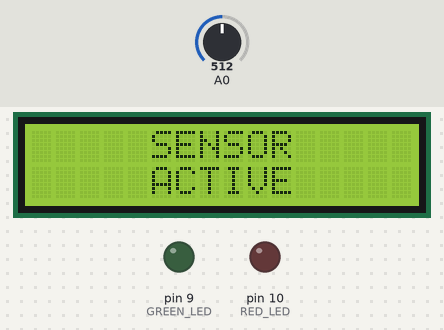
Recording of a sketch running on a simulated Arduino Uno, built with avr-gcc and run on an emulated ATmega328P. On the bench: 16×2 character LCD, output pins drawn as LEDs (lit = HIGH). Dashed ring = blinking. The test bench sets the inputs (shaded band); at power-on: A0 = 512. What the sketch prints to the serial monitor is not drawn.

Above: at 5.1 s.
At 7.75 s:
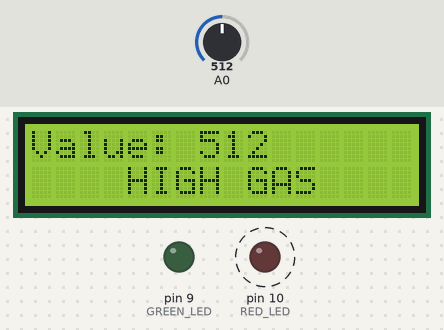
7.8 s: A0 set to 363
At 8.06 s:
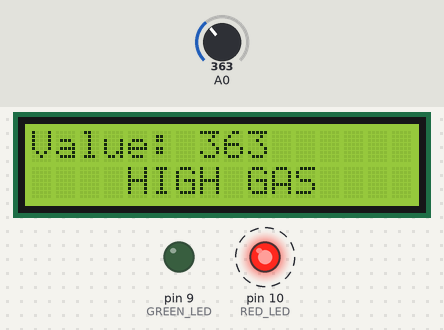
9.6 s: A0 set to 335
At 10.2 s:
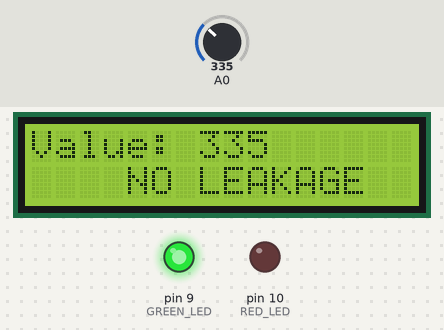
11.1 s: A0 set to 360
At 11.39 s:
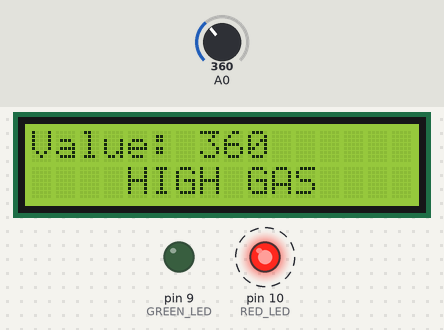
Timing chart, 0 to 18.6 s (numbered marks = the images above; inputs shaded):
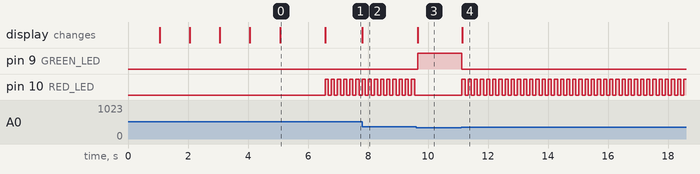

Measured:
- the behaviour switches between 351 and 350 on A0 (found by bisection; images 2 and 3)
- after the input at 7.8 s, the display: changes at once (image 2)
- after the input at 9.6 s, pin 9 (GREEN_LED): LOW → HIGH after 0.05 s; pin 10 (RED_LED): stops changing and stays LOW; the display: changes after 0.06 s (image 3)
- after the input at 11.1 s, pin 9 (GREEN_LED): HIGH → LOW at once; pin 10 (RED_LED): alternates HIGH for 0.11 s and LOW for 0.10 s, starting at once; the display: changes at once (image 4)
- by itself, pin 10 (RED_LED): alternates HIGH for 0.11 s and LOW for 0.10 s
- what the display in image 0 shows lasts 1.5 s, from 5.1 s to 6.6 s

The sketch:

gasSensor.ino
```cpp
#include <LiquidCrystal.h>
int RED_LED = 10;
int GREEN_LED = 9;
int limit = 350;
int currentValue;
//LCD connections
int rs = 12, en = 11, d4 = 5, d5 = 4, d6 = 3, d7 = 2;
LiquidCrystal lcd(rs, en, d4, d5, d6, d7);

void setup() {
  Serial.begin(9600);
  Serial.print("Calibrating...\n");
  pinMode(RED_LED, OUTPUT);
  pinMode(GREEN_LED, OUTPUT);
  pinMode(A0, INPUT);
 //set up the LCD screen on start up
  lcd.begin(16, 2);
  lcd.setCursor(0, 0);
  lcd.print("Calibrating");
  for(int i = 0; i <5; i++){
    lcd.print(".");
    delay(1000);
  }
    lcd.clear();
    lcd.setCursor(5, 0);
    lcd.print("SENSOR ");
    lcd.setCursor(5, 1);
    lcd.print("ACTIVE");
    delay(1500);
    lcd.clear();
}

void loop() {
 // read the value of the sensor
  currentValue = analogRead(A0);
 // compare the current value with the limit
 // if the current value exceeds the limit, High Gas is printed on the serial monitor and the LCD, green LED is off, red LED blinks
  if (currentValue > limit){
      digitalWrite(GREEN_LED, LOW);
      digitalWrite(RED_LED, HIGH);
      lcd.clear();
      lcd.setCursor(0, 0);
      lcd.print("Value: ");
      lcd.print(currentValue);
      lcd.setCursor(4, 1);
      lcd.print("HIGH GAS");
      Serial.println("HIGH GAS");
      Serial.println(currentValue);
      delay(100);
      digitalWrite(RED_LED, LOW);
    }
  // if the current value of the sensor is under the limit, No leakage is printed on the Serial monitor and the LCD, green LED is on, red LED is off
  else {
      digitalWrite(RED_LED, LOW);
      digitalWrite(GREEN_LED, HIGH);
      lcd.clear();
      lcd.setCursor(0, 0);
      lcd.print("Value: ");
      lcd.print(currentValue);
      lcd.setCursor(4, 1);
      lcd.print("NO LEAKAGE");
      Serial.println("NO LEAKAGE");
      Serial.println(currentValue);
    }
    delay(100);
}
```
